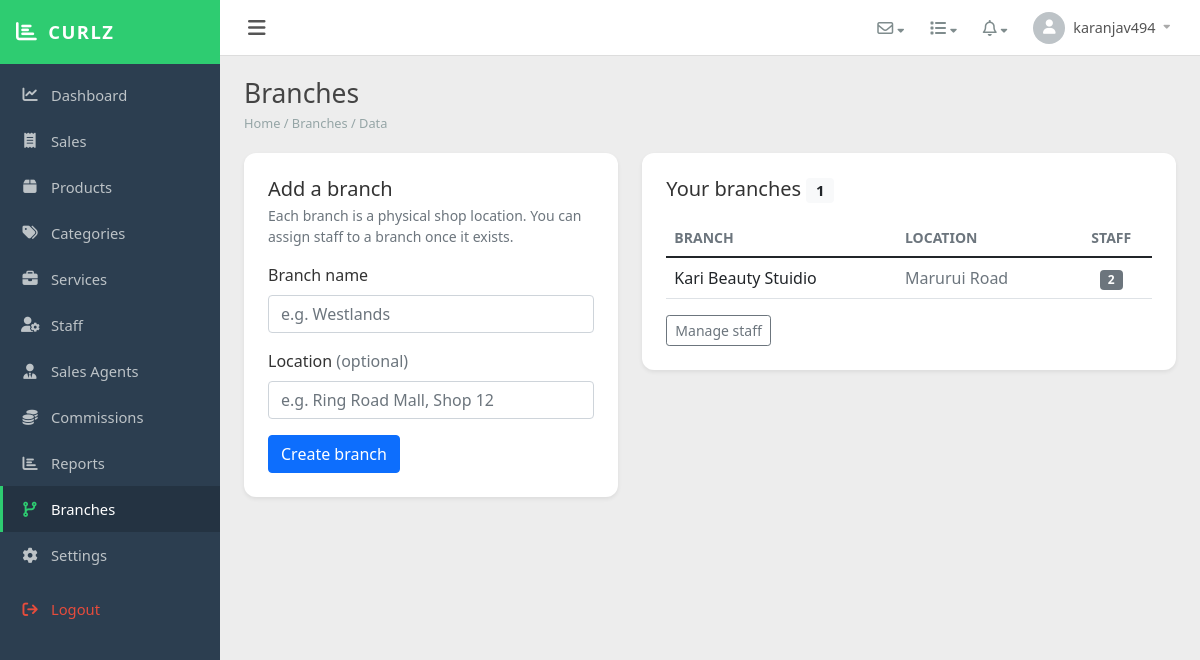
/public/super/branches/index.php (signed in), run on the app's committed database.
### tables this page shows
CREATE TABLE `branches` (
  `id` int(11) NOT NULL,
  `tenant_id` int(11) NOT NULL,
  `title` varchar(120) NOT NULL,
  `location` varchar(255) DEFAULT NULL,
  `is_active` tinyint(1) NOT NULL DEFAULT 1,
  `created_at` datetime NOT NULL DEFAULT current_timestamp(),
  `updated_at` datetime NOT NULL DEFAULT current_timestamp() ON UPDATE current_timestamp()
);

### app/app.php (called while the page is built, shortened)
<?php
spl_autoload_register(function ($class) {
    foreach (['Models\\' => '/app/models/', 'Controllers\\' => '/app/controllers/'] as $prefix => $dir) {
        if (strpos($class, $prefix) === 0) {
            $file = ROOT_PATH . $dir . substr($class, strlen($prefix)) . '.php';
            if (is_file($file)) { require_once $file; return; }
        }
    }
    foreach (['/app/helpers/', '/app/services/'] as $dir) {
        $file = ROOT_PATH . $dir . $class . '.php';
        if (is_file($file)) { require_once $file; return; }
    }
});

### app/helpers/TenantContext.php (called while the page is built, shortened)
<?php
class TenantContext
{
    private static ?int $tenantId = null;
    public static function boot(): void
    {
        self::$tenantId = $_SESSION['tenant_id']    ?? null;
    }
    public static function tenantId(): ?int { self::ensure(); return self::$tenantId; }
}

### app/models/Model.php (called while the page is built, shortened)
<?php
abstract class Model
{
    protected PDO $db;
    protected string $table;
    protected bool $tenantScoped = true;
    protected string $tenantColumn = 'tenant_id';
    public function __construct(?PDO $db = null)
    {
        $this->db = $db ?? \Database::pdo();
    }
    protected function scopeTenantId(): ?int
    {
        if (!$this->tenantScoped) {
            return null;
        }
        $tid = \TenantContext::tenantId();
        return $tid;
    }
    public function all(array $where = [], string $orderBy = 'id DESC'): array
    {
        $sql = "SELECT * FROM {$this->table}";
        $clauses = [];
        $params = [];
        if (($tid = $this->scopeTenantId()) !== null) {
            $clauses[] = "{$this->tenantColumn} = :tid";
            $params[':tid'] = $tid;
        }
        if ($clauses) {
            $sql .= ' WHERE ' . implode(' AND ', $clauses);
        }
        $sql .= ' ORDER BY ' . $orderBy;
        $stmt = $this->db->prepare($sql);
        $stmt->execute($params);
        return $stmt->fetchAll();
    }
}

### app/models/BranchModel.php (called while the page is built, shortened)
<?php
class BranchModel extends Model
{
    public function listWithCounts(): array
    {
        $branches = $this->all([], 'title ASC');
        $ids = array_column($branches, 'id');
        $in  = implode(',', array_fill(0, count($ids), '?'));
        $stmt = $this->db->prepare(
            "SELECT branch_id, COUNT(*) AS c FROM users WHERE branch_id IN ($in) GROUP BY branch_id"
        );
        $stmt->execute($ids);
        $counts = [];
        foreach ($stmt->fetchAll() as $r) { $counts[(int) $r['branch_id']] = (int) $r['c']; }
        return $branches;
    }
}

### public/super/branches/index.php (the view, shortened to what this page needs)
<?php
require_once __DIR__ . '/../../../app/app.php';
$pdo = Database::pdo();
$bm  = new Models\BranchModel($pdo);
$old = ['title' => '', 'location' => ''];
$branches = $bm->listWithCounts();
?>
<div class="row g-4">
  <div class="col-12 col-lg-5">
    <div class="card border-0 shadow-sm" style="border-radius:12px;">
      <div class="card-body p-4">
        <h2 class="h5 mb-1">Add a branch</h2>
        <p class="text-muted small mb-3">Each branch is a physical shop location. You can assign staff to a branch once it exists.</p>
        <form method="post" novalidate>
          <div class="mb-3">
            <label class="form-label">Branch name</label>
            <input name="title" class="form-control" placeholder="e.g. Westlands" value="<?php echo htmlspecialchars($old['title']); ?>" required>
          </div>
          <div class="mb-3">
            <label class="form-label">Location <span class="text-muted">(optional)</span></label>
            <input name="location" class="form-control" placeholder="e.g. Ring Road Mall, Shop 12" value="<?php echo htmlspecialchars($old['location']); ?>">
          </div>
          <button class="btn btn-primary">Create branch</button>
        </form>
      </div>
    </div>
  </div>
  <div class="col-12 col-lg-7">
    <div class="card border-0 shadow-sm" style="border-radius:12px;">
      <div class="card-body p-4">
        <h2 class="h5 mb-3">Your branches <span class="badge bg-light text-dark"><?php echo count($branches); ?></span></h2>
        <?php if (!$branches): ?>
          <div class="text-muted">No branches yet. Create your first one on the left.</div>
        <?php else: ?>
          <div class="table-responsive">
            <table class="table align-middle mb-0">
              <thead><tr class="text-muted small text-uppercase"><th>Branch</th><th>Location</th><th class="text-center">Staff</th></tr></thead>
              <tbody>
                <?php foreach ($branches as $b): ?>
                <tr>
                  <td class="fw-semibold"><?php echo htmlspecialchars($b['title']); ?></td>
                  <td class="text-muted"><?php echo htmlspecialchars($b['location'] ?? '—'); ?></td>
                  <td class="text-center"><span class="badge bg-secondary"><?php echo (int)$b['staff_count']; ?></span></td>
                </tr>
                <?php endforeach; ?>
              </tbody>
            </table>
          </div>
          <a class="btn btn-sm btn-outline-secondary mt-3" href="/Curlz/public/super/staff/">Manage staff</a>
        <?php endif; ?>
      </div>
    </div>
  </div>
</div>
<?php
include __DIR__ . '/../../templates/tenants/layout.php';

### public/assets/css/curlz-dashboard.css (style rules this page uses)
:root { --cd-sidebar: #2c3e50; --cd-sidebar-dark: #243342; --cd-brand: #2ecc71; --cd-bg: #ededed; --cd-white: #fff; --cd-text: #333; --cd-muted: #95a5a6; --cd-header-h: 56px; }
body.cd-body { margin: 0; font-family: 'Segoe UI', Tahoma, Geneva, Verdana, sans-serif; background: var(--cd-bg); color: var(--cd-text); }

### data on the page
branches: title "Kari Beauty Stuidio", location "Marurui Road", staff_count "2"

### other printed values
$item['label'] "Dashboard"
$item['label'] "Sales"
$item['label'] "Products"
$item['label'] "Categories"
$item['label'] "Services"
$item['label'] "Staff"
$item['label'] "Sales Agents"
$item['label'] "Commissions"
$item['label'] "Reports"
$item['label'] "Branches"
$item['label'] "Settings"
$username "karanjav494"
$page_title "Branches"
count($branches) "1"
